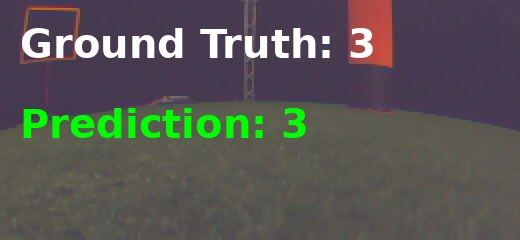
#> input picture cv_development/prediction_examples/correct_79044775.jpg, 520 x 240 px
$ python -i ground_safe_zone_detector.py   (imports and definitions only)
#> lines starting #> are read from the running program, lines starting #| are printed output that depends on the picture; after the words box and inside, x2 and y2 are one past the last pixel; in counts of white or black regions, pixels touching at a corner belong together
#> further down, picture is the input picture: shape (240, 520, 3); mean B, G, R 83, 86, 87.5
import cv2
import numpy as np
from dataclasses import dataclass, field
from collections import deque


@dataclass
class SafeZoneResult:
    cell_scores: np.ndarray        # shape (grid_rows, grid_cols), 0=safe, 1=danger
    safe_cols: list                # column indices where ALL cells score below threshold
    obstacle_centroid_x: float     # [-1, 1], weighted X of danger; 0 = center
    obstacle_score: float          # EMA-smoothed max cell score
    obstacle_size: float           # fraction of analysis zone that is non-green
    safe_flag: bool                # True if obstacle_score < score_threshold
    suggested_turn: float          # [-1, 1], steer AWAY from danger centroid


@dataclass
class GroundEdgeResult:
    mask: np.ndarray
    edge: np.ndarray
    contours: list = field(default_factory=list)
    lines: list = field(default_factory=list)
    confirmed_lines: list = field(default_factory=list)  # (ep1, ep2, orig_p1, orig_p2)
    rejected_lines: list = field(default_factory=list)   # (ep1, ep2, reason)
    safe_zone: SafeZoneResult = None


class GroundEdgeDetector:
    def __init__(
        self,
        # --- HSV tuning ---
        hsv_lower: tuple = (18, 17, 124),
        hsv_upper: tuple = (76, 153, 255),
        # --- Hough ---
        hough_threshold: int = 54,
        hough_min_length: int = 80,
        hough_max_gap: int = 36,
        # --- Preprocessing ---
        blur_ksize: int = 9,
        morph_ksize: int = 5,
        min_area: int = 500,
        # --- Temporal tracking ---
        history_len: int = 5,
        confirm_frames: int = 2,
        angle_tol_deg: float = 12.0,
        dist_tol_px: float = 34.0,
        # --- Mat rejection sampling ---
        sample_dist: int = 20,
        n_samples: int = 20,
        green_frac_thresh: float = 0.3,
        hue_var_thresh: float = 15.0,
        oscillation_thresh: float = 0.25,
        # --- Safe zone grid ---
        grid_cols: int = 3,
        grid_rows: int = 2,
        analysis_zone_frac: float = 2/3,  # fraction of image height to analyse
        w_ng: float = 0.50,               # weight: non-green area
        w_ed: float = 0.30,               # weight: edge density
        w_ll: float = 0.20,               # weight: confirmed line presence
        score_threshold: float = 0.25,
        ema_alpha: float = 0.3,
    ):
        self.hsv_lower          = np.array(hsv_lower)
        self.hsv_upper          = np.array(hsv_upper)
        self.blur_ksize         = blur_ksize
        self.morph_ksize        = morph_ksize
        self.min_area           = min_area
        self.hough_threshold    = hough_threshold
        self.hough_min_length   = hough_min_length
        self.hough_max_gap      = hough_max_gap
        self.history_len        = history_len
        self.confirm_frames     = confirm_frames
        self.angle_tol          = np.deg2rad(angle_tol_deg)
        self.dist_tol           = dist_tol_px
        self.sample_dist        = sample_dist
        self.n_samples          = n_samples
        self.green_frac_thresh  = green_frac_thresh
        self.hue_var_thresh     = hue_var_thresh
        self.oscillation_thresh = oscillation_thresh
        self.grid_cols          = grid_cols
        self.grid_rows          = grid_rows
        self.analysis_zone_frac = analysis_zone_frac
        self.w_ng               = w_ng
        self.w_ed               = w_ed
        self.w_ll               = w_ll
        self.score_threshold    = score_threshold
        self.ema_alpha          = ema_alpha

        self._history     = deque(maxlen=history_len)
        self._ema_score    = None
        self._ema_centroid = None

    # ------------------------------------------------------------------
    # Internal helpers
    # ------------------------------------------------------------------

    # [125 lines left out: functions _line_params, _lines_match, _extend_line, _sample_sides, _green_side_oscillates, _is_mat_edge and 1 more, not called in this run]

    # ------------------------------------------------------------------
    # Safe zone grid
    # ------------------------------------------------------------------

    def _compute_safe_zone(
        self,
        mask: np.ndarray,
        edge: np.ndarray,
        confirmed_lines: list,
        img_shape: tuple,
    ) -> SafeZoneResult:
        h_img, w_img = img_shape[:2]
        zone_h = int(h_img * self.analysis_zone_frac)
        cell_w = w_img  // self.grid_cols
        cell_h = zone_h // self.grid_rows
        diag   = np.hypot(w_img, zone_h)

        cell_scores = np.zeros((self.grid_rows, self.grid_cols), dtype=float)

        score_cx_sum     = 0.0
        score_weight_sum = 0.0

        for gr in range(self.grid_rows):
            # Rows closer to the bottom of the analysis zone (higher gr index)
            # are nearer to the drone → weight more heavily
            row_weight = 1.0 + 0.5 * gr

            for gc in range(self.grid_cols):
                x0 = gc * cell_w
                y0 = gr * cell_h
                x1 = w_img  if gc == self.grid_cols - 1 else (gc + 1) * cell_w
                y1 = zone_h if gr == self.grid_rows - 1 else (gr + 1) * cell_h
                cell_area = (x1 - x0) * (y1 - y0)
                if cell_area == 0:
                    continue

                # Non-green fraction
                green_in_cell = int(np.count_nonzero(mask[y0:y1, x0:x1]))
                non_green_frac = 1.0 - green_in_cell / cell_area

                # Edge density
                edge_in_cell  = int(np.count_nonzero(edge[y0:y1, x0:x1]))
                edge_density  = edge_in_cell / cell_area

                # Confirmed boundary line presence (normalised max length)
                max_line_norm = 0.0
                for ep1, ep2, orig_p1, orig_p2 in confirmed_lines:
                    mx = (orig_p1[0] + orig_p2[0]) / 2
                    my = (orig_p1[1] + orig_p2[1]) / 2
                    if x0 <= mx < x1 and y0 <= my < y1:
                        ll = np.hypot(orig_p2[0] - orig_p1[0], orig_p2[1] - orig_p1[1])
                        norm = min(ll / diag, 1.0)
                        if norm > max_line_norm:
                            max_line_norm = norm

                sc = float(np.clip(
                    self.w_ng * non_green_frac +
                    self.w_ed * edge_density   +
                    self.w_ll * max_line_norm,
                    0.0, 1.0
                ))
                cell_scores[gr, gc] = sc

                cell_cx = ((x0 + x1) / 2.0 / w_img) * 2.0 - 1.0
                score_cx_sum     += sc * row_weight * cell_cx
                score_weight_sum += sc * row_weight

        # Global danger score = worst cell
        raw_score = float(np.max(cell_scores))
        raw_cx    = float(np.clip(
            score_cx_sum / score_weight_sum if score_weight_sum > 1e-6 else 0.0,
            -1.0, 1.0
        ))

        # EMA smoothing
        if self._ema_score is None:
            self._ema_score    = raw_score
            self._ema_centroid = raw_cx
        else:
            a = self.ema_alpha
            self._ema_score    = a * raw_score + (1 - a) * self._ema_score
            self._ema_centroid = a * raw_cx    + (1 - a) * self._ema_centroid

        # Obstacle size: non-green fraction over the whole analysis zone
        zone_total  = w_img * zone_h
        zone_green  = int(np.count_nonzero(mask[:zone_h, :]))
        obstacle_size = (zone_total - zone_green) / zone_total

        # Safe columns: every row in this column must be below threshold
        safe_cols = [
            gc for gc in range(self.grid_cols)
            if np.all(cell_scores[:, gc] < self.score_threshold)
        ]

        return SafeZoneResult(
            cell_scores       = cell_scores,
            safe_cols         = safe_cols,
            obstacle_centroid_x = self._ema_centroid,
            obstacle_score    = self._ema_score,
            obstacle_size     = obstacle_size,
            safe_flag         = self._ema_score < self.score_threshold,
            suggested_turn    = float(np.clip(-self._ema_centroid, -1.0, 1.0)),
        )

    # ------------------------------------------------------------------
    # Public API
    # ------------------------------------------------------------------

    def detect(self, bgr: np.ndarray) -> GroundEdgeResult:
        h_img, w_img = bgr.shape[:2]
#> h_img = 240; w_img = 520

        blurred = cv2.GaussianBlur(bgr, (self.blur_ksize, self.blur_ksize), 0)
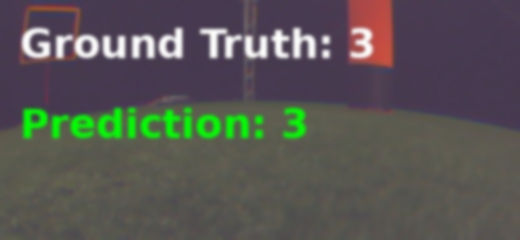
#> blurred: shape (240, 520, 3); mean B, G, R 83, 86, 87.5
        hsv     = cv2.cvtColor(blurred, cv2.COLOR_BGR2HSV)
#> hsv: shape (240, 520, 3); mean H, S, V 77.2, 54.2, 97.7

        mask = cv2.inRange(hsv, self.hsv_lower, self.hsv_upper)
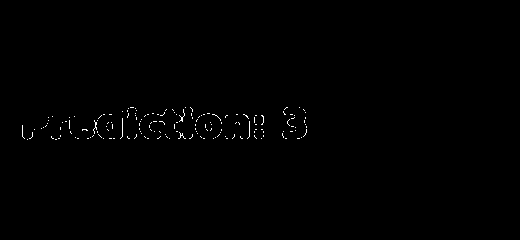
#> mask: shape (240, 520); 0.41% white in thin lines or dots, all inside (x1, y1, x2, y2) = (22, 107, 307, 140)
        kernel = cv2.getStructuringElement(
            cv2.MORPH_ELLIPSE, (self.morph_ksize, self.morph_ksize))
        mask = cv2.morphologyEx(mask, cv2.MORPH_CLOSE, kernel)
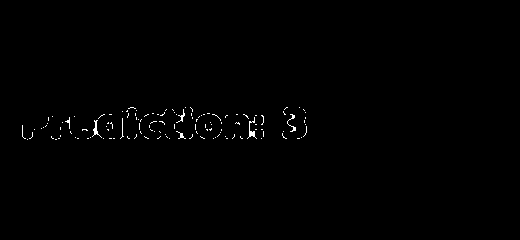
#> mask: shape (240, 520); 0.51% white in thin lines or dots, all inside (x1, y1, x2, y2) = (22, 107, 307, 140)
        mask = cv2.morphologyEx(mask, cv2.MORPH_OPEN,
                                cv2.getStructuringElement(cv2.MORPH_ELLIPSE, (7, 7)))
#> mask: shape (240, 520); every value is 0

        contours, _ = cv2.findContours(mask, cv2.RETR_EXTERNAL, cv2.CHAIN_APPROX_SIMPLE)
#> contours = []
        contours = [c for c in contours if cv2.contourArea(c) > self.min_area]

        eroded   = cv2.erode(mask, np.ones((3, 3), np.uint8), iterations=1)
        boundary = cv2.subtract(mask, eroded)

        raw_lines = cv2.HoughLinesP(
            boundary, rho=1, theta=np.pi / 180,
            threshold=self.hough_threshold,
            minLineLength=self.hough_min_length,
            maxLineGap=self.hough_max_gap,
        )
#> raw_lines = None

        frame_lines = []
        if raw_lines is not None:
            for x1, y1, x2, y2 in raw_lines.reshape(-1, 4):
                p1, p2 = (x1, y1), (x2, y2)
                angle, mid = self._line_params(p1, p2)
                frame_lines.append((angle, mid, p1, p2))

        self._history.append(frame_lines)

        confirmed_lines = []
        rejected_lines  = []

        for angle, mid, p1, p2 in frame_lines:
            match_count = sum(
                1 for past_frame in self._history
                if any(self._lines_match(angle, mid, pa, pm)
                       for pa, pm, _, _ in past_frame)
            )
            if match_count < self.confirm_frames:
                continue

            ep1, ep2 = self._extend_line(p1, p2, w_img)
            reason   = self._is_mat_edge(p1, p2, mask, hsv)

            if reason:
                rejected_lines.append((ep1, ep2, reason))
            else:
                confirmed_lines.append((ep1, ep2, p1, p2))
#> after the loop, confirmed_lines = []; rejected_lines = []

        edge = np.zeros_like(mask)
        for _, _, p1, p2 in frame_lines:
            cv2.line(edge, p1, p2, 255, 2)

        safe_zone = self._compute_safe_zone(mask, edge, confirmed_lines, bgr.shape)
#> after the loop in _compute_safe_zone, `for gr in range(self.grid_rows):`: cell_scores = [[0.5, 0.5, 0.5], [0.5, 0.5, 0.5]]; score_cx_sum = -0.00481; score_weight_sum = 3.75
#> in _compute_safe_zone, `raw_score = float(np.max(cell_scores))`: raw_score = 0.5
#> in _compute_safe_zone, `raw_cx    = float(np.clip( score_cx_sum / score_weight_sum if score_we..`: raw_cx = -0.00128
#> in _compute_safe_zone, `self._ema_score    = raw_score`: self._ema_score = 0.5
#> in _compute_safe_zone, `self._ema_centroid = raw_cx`: self._ema_centroid = -0.00128
#> in _compute_safe_zone, `zone_green  = int(np.count_nonzero(mask[:zone_h, :]))`: zone_green = 0
#> in _compute_safe_zone, `obstacle_size = (zone_total - zone_green) / zone_total`: obstacle_size = 1
#> in _compute_safe_zone, `safe_cols = [ gc for gc in range(self.grid_cols) if np.all(cell_scores..`: safe_cols = []

        return GroundEdgeResult(
            mask=mask,
            edge=edge,
            contours=contours,
            lines=[(p1, p2) for _, _, p1, p2 in frame_lines],
            confirmed_lines=confirmed_lines,
            rejected_lines=rejected_lines,
            safe_zone=safe_zone,
        )

    # [82 lines left out: functions draw, _draw_safe_zone, not called in this run]

>>> import cv2
>>> picture = cv2.imread('prediction_examples/correct_79044775.jpg')
>>> result = GroundEdgeDetector().detect(picture)
